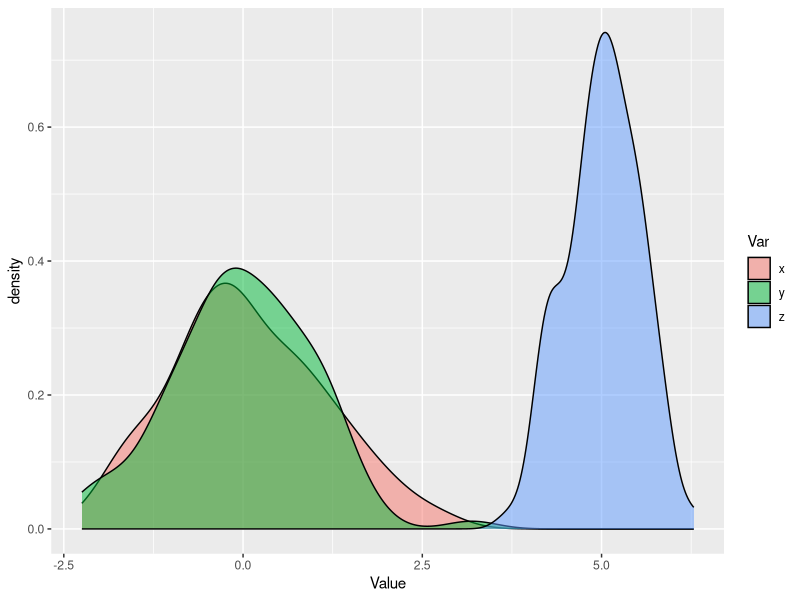
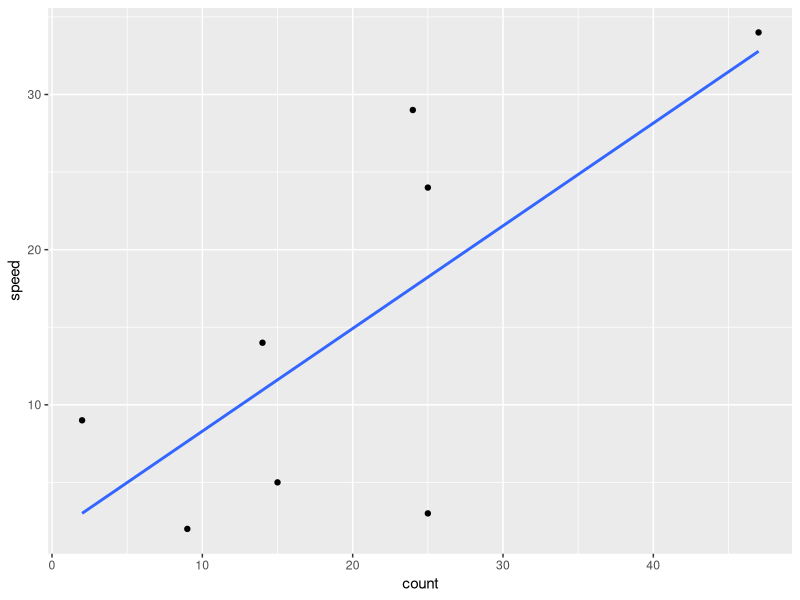
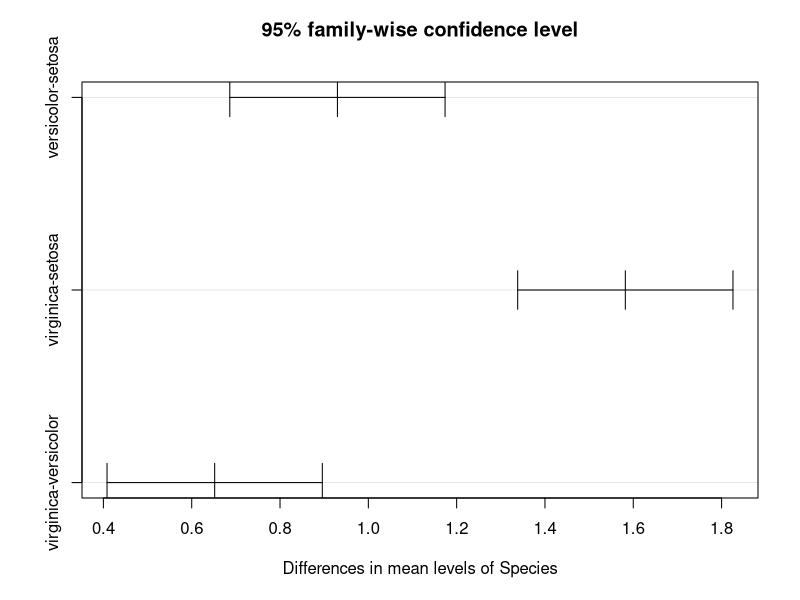

The R source for these figures, in order:
# Hypothesis testing

library(ggplot2)
library(tidyr)
library(dplyr)

# T-Test ####

# make 3 fake variables with random values from normal distributions
x=rnorm(100)
y=rnorm(100)
z=rnorm(100,5,.5)

# build a plottable data frame
df = data.frame(x,y,z)
df = gather(df,key = Var,value = Value,1:3)

# plot density (shape of distribution)
ggplot(df,aes(x=Value,fill=Var)) +
  geom_density(alpha=.5)

# t-tests to determine whether the samples likely came from the same distributions
t.test(x,y)
t.test(x,z)



# correlation between 2 variables ####

count = c(9,25,15,2,14,25,24,47)
speed = c(2,3,5,9,14,24,29,34)

ggplot(mapping = aes(x=count,y=speed)) +
  geom_point() +
  geom_smooth(method = "lm",se=FALSE)

# correlation coefficients
cor(count, speed)
cor(count, speed, method = 'spearman')

# test for significance
cor.test(count,speed)




# ANOVA ####

data("iris")

# 1-way anova
mod.aov = aov(data=iris, Sepal.Length ~ Species)
summary(mod.aov)

#ANCOVA
mod.acv = aov(data = iris, Sepal.Length ~ Species + Petal.Length)
summary(mod.acv)


# compare two models
anova(mod.aov,mod.acv)


# Multiple comparisons ####

TukeyHSD(mod.aov)
plot(TukeyHSD(mod.aov))

